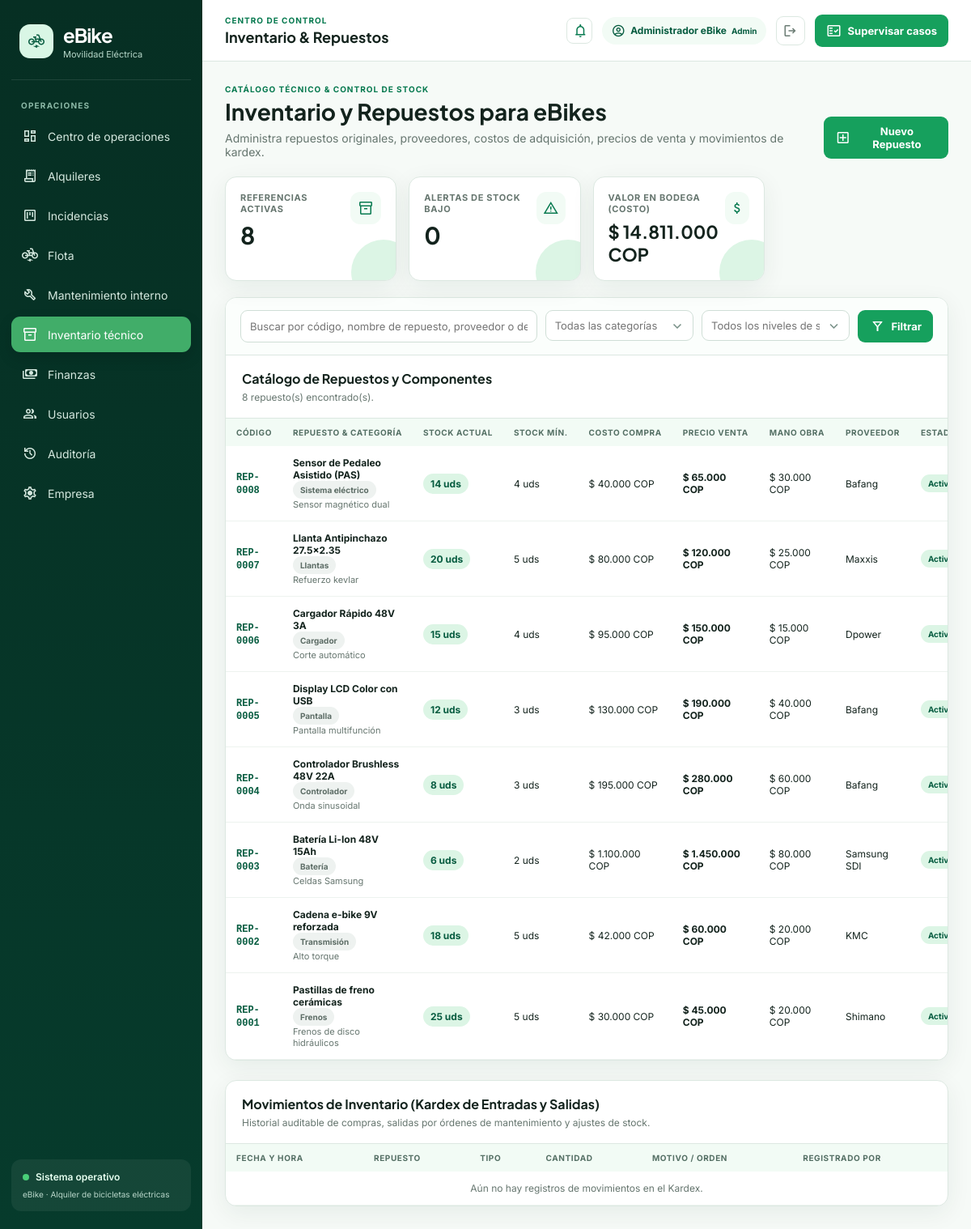
The app's page /inventario.php (signed in) with its own data.
### tables this page shows
CREATE TABLE IF NOT EXISTS inventario_costos_arreglos (
    id_repuesto INT AUTO_INCREMENT PRIMARY KEY,
    codigo_rep VARCHAR(50) NULL,
    nombre_rep VARCHAR(100) NOT NULL,
    descripcion TEXT NULL,
    categoria VARCHAR(80) DEFAULT 'Repuestos Generales',
    cantidad_disponible INT NOT NULL DEFAULT 0,
    stock_minimo INT NOT NULL DEFAULT 5,
    precio_actual DECIMAL(10,2) NOT NULL,
    costo_repuestos DECIMAL(10,2) NOT NULL,
    proveedor VARCHAR(100),
    costo_mano_obra DECIMAL(10,2) NOT NULL DEFAULT 0.00,
    costo_total DECIMAL(10,2) AS (costo_repuestos + costo_mano_obra) STORED,
    activo TINYINT(1) NOT NULL DEFAULT 1,
    creado_en DATETIME DEFAULT CURRENT_TIMESTAMP,
    INDEX idx_repuesto_codigo (codigo_rep),
    INDEX idx_repuesto_categoria (categoria)
);

### config/helpers.php (called while the page is built, shortened)
<?php
function e(mixed $value): string
{
    return htmlspecialchars((string)($value ?? ''), ENT_QUOTES, 'UTF-8');
}
function money(float|int|string|null $value): string
{
    return '$ ' . number_format((float)($value ?? 0), 0, ',', '.') . ' COP';
}
function current_user(): array
{
    return $_SESSION['ebike_user'] ?? [];
}
function is_logged_in(): bool
{
    return !empty($_SESSION['ebike_user']);
}
function is_admin(): bool
{
    return is_logged_in() && (current_user()['rol'] ?? '') === 'admin';
}

### inventario.php (the view, shortened to what this page needs)
<?php
require_once __DIR__ . '/config/helpers.php';
$pdo = db();
$search = trim($_GET['buscar'] ?? '');
$params = [];
$sql = "SELECT * FROM inventario_costos_arreglos";
$sql .= " ORDER BY (cantidad_disponible <= stock_minimo) DESC, id_repuesto DESC";
$stmt = $pdo->prepare($sql);
$stmt->execute($params);
$rows = $stmt->fetchAll();
$totalItems = (int)$pdo->query("SELECT COUNT(*) FROM inventario_costos_arreglos WHERE activo=1")->fetchColumn();
$stockCritico = (int)$pdo->query("SELECT COUNT(*) FROM inventario_costos_arreglos WHERE cantidad_disponible <= stock_minimo AND activo=1")->fetchColumn();
$valorTotalInventario = (float)$pdo->query("SELECT COALESCE(SUM(cantidad_disponible * costo_repuestos), 0) FROM inventario_costos_arreglos WHERE activo=1")->fetchColumn();
$kardex = $pdo->query("
    SELECT k.*, p.nombre_rep, p.codigo_rep, u.nombre AS usuario_nombre
    FROM movimientos_inventario k
    INNER JOIN inventario_costos_arreglos p ON p.id_repuesto = k.id_repuesto
    LEFT JOIN usuarios u ON u.id = k.id_usuario
    ORDER BY k.id_movimiento DESC
    LIMIT 20
")->fetchAll();
include __DIR__ . '/partials/header.php';
?>
<div class="hero">
  <div>
    <span class="eyebrow">CATÁLOGO TÉCNICO & CONTROL DE STOCK</span>
    <h1>Inventario y Repuestos para eBikes</h1>
    <p>Administra repuestos originales, proveedores, costos de adquisición, precios de venta y movimientos de kardex.</p>
  </div>
  <?php if (is_admin()): ?>
    <div class="actions">
      <button class="btn btn-primary" type="button" onclick="openNewPartModal()">
        <span class="material-symbols-outlined">add_box</span>Nuevo Repuesto
      </button>
    </div>
  <?php endif; ?>
</div>
<div class="kpis">
  <div class="card kpi">
    <div class="kpi-top">
      <div>
        <div class="kpi-label">Referencias Activas</div>
        <div class="kpi-value"><?= $totalItems ?></div>
      </div>
      <div class="kpi-icon"><span class="material-symbols-outlined">inventory_2</span></div>
    </div>
  </div>
  <div class="card kpi">
    <div class="kpi-top">
      <div>
        <div class="kpi-label">Alertas de Stock Bajo</div>
        <div class="kpi-value" style="color:<?= $stockCritico > 0 ? 'var(--danger)' : 'inherit' ?>"><?= $stockCritico ?></div>
      </div>
      <div class="kpi-icon"><span class="material-symbols-outlined">warning</span></div>
    </div>
  </div>
  <div class="card kpi">
    <div class="kpi-top">
      <div>
        <div class="kpi-label">Valor en Bodega (Costo)</div>
        <div class="kpi-value" style="font-size:22px"><?= money($valorTotalInventario) ?></div>
      </div>
      <div class="kpi-icon"><span class="material-symbols-outlined">attach_money</span></div>
    </div>
  </div>
</div>
<section class="panel" style="margin-bottom:24px">
  <form class="filters" method="get" style="grid-template-columns:2fr 1fr 1fr auto">
    <input class="input" name="buscar" value="<?= e($search) ?>" placeholder="Buscar por código, nombre de repuesto, proveedor o descripción...">
    <button class="btn btn-primary" type="submit">
      <span class="material-symbols-outlined">filter_alt</span>Filtrar
    </button>
  </form>
  <div class="panel-head">
    <div>
      <h2>Catálogo de Repuestos y Componentes</h2>
      <p><?= count($rows) ?> repuesto(s) encontrado(s).</p>
    </div>
  </div>
  <div class="table-wrap">
    <table class="table">
      <thead>
        <tr>
          <th>Código</th>
          <th>Repuesto & Categoría</th>
          <th>Stock Actual</th>
          <th>Stock Mín.</th>
          <th>Costo Compra</th>
          <th>Precio Venta</th>
          <th>Mano Obra</th>
          <th>Proveedor</th>
          <th>Estado</th>
        </tr>
      </thead>
      <tbody>
      <?php foreach ($rows as $r): ?>
        <?php
          $isLow = ((int)$r['cantidad_disponible'] <= (int)$r['stock_minimo']);
          $isOut = ((int)$r['cantidad_disponible'] <= 0);
        ?>
        <tr style="<?= $isOut ? 'background:#fff8f8' : ($isLow ? 'background:#fffdf6' : '') ?>">
          <td><code style="font-weight:700;color:var(--green-800)"><?= e($r['codigo_rep'] ?: ('REP-'.$r['id_repuesto'])) ?></code></td>
          <td>
            <b><?= e($r['nombre_rep']) ?></b><br>
            <span class="badge badge-neutral" style="font-size:10px"><?= e($r['categoria']) ?></span>
            <?php if (!empty($r['descripcion'])): ?>
              <small class="muted" style="display:block"><?= e(mb_strimwidth($r['descripcion'], 0, 40, '...')) ?></small>
            <?php endif; ?>
          </td>
          <td>
            <span class="badge badge-<?= $isOut ? 'danger' : ($isLow ? 'warning' : 'success') ?>" style="font-size:12px;font-weight:700">
              <?= (int)$r['cantidad_disponible'] ?> uds
            </span>
          </td>
          <td><?= (int)$r['stock_minimo'] ?> uds</td>
          <td><?= money($r['costo_repuestos']) ?></td>
          <td><b><?= money($r['precio_actual']) ?></b></td>
          <td><?= money($r['costo_mano_obra']) ?></td>
          <td><?= e($r['proveedor'] ?: '—') ?></td>
          <td>
            <span class="badge badge-<?= $r['activo'] ? 'success' : 'neutral' ?>">
              <?= $r['activo'] ? 'Activo' : 'Inactivo' ?>
            </span>
          </td>
        </tr>
      <?php endforeach; ?>
      </tbody>
    </table>
  </div>
</section>
<section class="panel">
  <div class="panel-head">
    <div>
      <h2>Movimientos de Inventario (Kardex de Entradas y Salidas)</h2>
      <p>Historial auditable de compras, salidas por órdenes de mantenimiento y ajustes de stock.</p>
    </div>
  </div>
  <div class="table-wrap">
    <table class="table">
      <thead>
        <tr>
          <th>Fecha y Hora</th>
          <th>Repuesto</th>
          <th>Tipo</th>
          <th>Cantidad</th>
          <th>Motivo / Orden</th>
          <th>Registrado Por</th>
        </tr>
      </thead>
      <tbody>
      <?php if (!$kardex): ?>
        <tr><td colspan="6" class="empty">Aún no hay registros de movimientos en el Kardex.</td></tr>
      <?php endif; ?>
      </tbody>
    </table>
  </div>
</section>
<?php include __DIR__ . '/partials/footer.php'; ?>

### assets/css/style.css (style rules this page uses)
:root { --green-900:#073b2a; --green-800:#075c40; --green-700:#087a50; --green:#16a05d; --green-500:#35b96f; --green-100:#dcf5e5; --green-50:#f2fbf5; --ink:#13231d; --muted:#66766f; --line:#dce8e1; --bg:#f6faf7; --white:#fff; --danger:#c73d3d; --danger-bg:#fdeaea; --warning:#9a6a00; --warning-bg:#fff4d2; --info:#126e9b; --info-bg:#e5f5ff; --shadow:0 8px 30px rgba(15,55,40,.07); }
* { box-sizing:border-box }
html { scroll-behavior:smooth }
body { margin:0;background:var(--bg);color:var(--ink);font-family:Inter,Arial,sans-serif }
button,input,select,textarea { font:inherit }
.material-symbols-outlined { font-size:20px;vertical-align:middle }
.eyebrow { display:block;color:var(--green-700);font-size:10px;font-weight:700;letter-spacing:.1em;margin-bottom:3px }
.btn { border:0;border-radius:9px;padding:10px 14px;display:inline-flex;align-items:center;gap:7px;cursor:pointer;font-weight:700;font-size:13px }
.btn-primary { background:var(--green);color:#fff }
.hero { display:flex;justify-content:space-between;align-items:flex-end;gap:20px;margin-bottom:22px }
.hero h1 { font:700 28px "Plus Jakarta Sans";margin:4px 0 7px }
.hero p { margin:0;color:var(--muted);font-size:14px }
.hero .actions { display:flex;gap:8px }
.kpis { display:grid;grid-template-columns:repeat(4,1fr);gap:15px;margin-bottom:20px }
.card { background:var(--white);border:1px solid var(--line);border-radius:14px;box-shadow:var(--shadow) }
.kpi { padding:18px;position:relative;overflow:hidden }
.kpi:after { content:"";position:absolute;width:80px;height:80px;border-radius:50%;right:-25px;bottom:-30px;background:var(--green-100) }
.kpi-top { display:flex;justify-content:space-between;align-items:start }
.kpi-label { font-size:11px;color:var(--muted);font-weight:700;text-transform:uppercase;letter-spacing:.06em }
.kpi-value { font:700 29px "Plus Jakarta Sans";margin-top:7px }
.kpi-icon { width:40px;height:40px;border-radius:12px;background:var(--green-50);color:var(--green-700);display:grid;place-items:center;position:relative;z-index:1 }
.panel { background:#fff;border:1px solid var(--line);border-radius:14px;box-shadow:var(--shadow);overflow:hidden }
.panel-head { padding:18px 20px;border-bottom:1px solid var(--line);display:flex;align-items:center;justify-content:space-between;gap:15px }
.panel-head h2,.panel-head h3 { font:700 16px "Plus Jakarta Sans";margin:0 }
.panel-head p { margin:5px 0 0;color:var(--muted);font-size:12px }
.table-wrap { overflow:auto }
.table { width:100%;border-collapse:collapse;min-width:850px }
.table th { background:var(--green-50);color:#557065;text-align:left;font-size:10px;text-transform:uppercase;letter-spacing:.06em;padding:11px 13px;white-space:nowrap }
.table td { padding:13px;border-bottom:1px solid #edf3ef;font-size:12px;vertical-align:middle }
.muted { color:var(--muted);font-size:11px }
.badge { display:inline-flex;align-items:center;border-radius:999px;padding:5px 9px;font-size:10px;font-weight:700;white-space:nowrap }
.badge-success { background:var(--green-100);color:var(--green-800) }
.badge-neutral { background:#eef2f0;color:#5d6d66 }
.filters { padding:15px 18px;background:#fbfefc;border-bottom:1px solid var(--line);display:grid;grid-template-columns:2fr 1fr 1fr auto;gap:10px }
.input,.select,.textarea { width:100%;border:1px solid #cfded6;border-radius:9px;background:#fff;padding:10px 11px;color:var(--ink);outline:none;font-size:13px }
.empty { padding:45px;text-align:center;color:var(--muted) }

### records on screen
inventario_costos_arreglos: codigo_rep "REP-0008", nombre_rep "Sensor de Pedaleo Asistido (PAS)", categoria "Sistema eléctrico", descripcion "Sensor magnético dual", cantidad_disponible "14", stock_minimo "4", costo_repuestos "$ 40.000 COP", precio_actual "$ 65.000 COP", costo_mano_obra "$ 30.000 COP", proveedor "Bafang", activo "Activo"
inventario_costos_arreglos: codigo_rep "REP-0007", nombre_rep "Llanta Antipinchazo 27.5x2.35", categoria "Llantas", descripcion "Refuerzo kevlar", cantidad_disponible "20", stock_minimo "5", costo_repuestos "$ 80.000 COP", precio_actual "$ 120.000 COP", costo_mano_obra "$ 25.000 COP", proveedor "Maxxis", activo "Activo"
inventario_costos_arreglos: codigo_rep "REP-0006", nombre_rep "Cargador Rápido 48V 3A", categoria "Cargador", descripcion "Corte automático", cantidad_disponible "15", stock_minimo "4", costo_repuestos "$ 95.000 COP", precio_actual "$ 150.000 COP", costo_mano_obra "$ 15.000 COP", proveedor "Dpower", activo "Activo"
inventario_costos_arreglos: codigo_rep "REP-0005", nombre_rep "Display LCD Color con USB", categoria "Pantalla", descripcion "Pantalla multifunción", cantidad_disponible "12", stock_minimo "3", costo_repuestos "$ 130.000 COP", precio_actual "$ 190.000 COP", costo_mano_obra "$ 40.000 COP", proveedor "Bafang", activo "Activo"
inventario_costos_arreglos: codigo_rep "REP-0004", nombre_rep "Controlador Brushless 48V 22A", categoria "Controlador", descripcion "Onda sinusoidal", cantidad_disponible "8", stock_minimo "3", costo_repuestos "$ 195.000 COP", precio_actual "$ 280.000 COP", costo_mano_obra "$ 60.000 COP", proveedor "Bafang", activo "Activo"
inventario_costos_arreglos: codigo_rep "REP-0003", nombre_rep "Batería Li-Ion 48V 15Ah", categoria "Batería", descripcion "Celdas Samsung", cantidad_disponible "6", stock_minimo "2", costo_repuestos "$ 1.100.000 COP", precio_actual "$ 1.450.000 COP", costo_mano_obra "$ 80.000 COP", proveedor "Samsung SDI", activo "Activo"
inventario_costos_arreglos: codigo_rep "REP-0002", nombre_rep "Cadena e-bike 9V reforzada", categoria "Transmisión", descripcion "Alto torque", cantidad_disponible "18", stock_minimo "5", costo_repuestos "$ 42.000 COP", precio_actual "$ 60.000 COP", costo_mano_obra "$ 20.000 COP", proveedor "KMC", activo "Activo"
inventario_costos_arreglos: codigo_rep "REP-0001", nombre_rep "Pastillas de freno cerámicas", categoria "Frenos", descripcion "Frenos de disco hidráulicos", cantidad_disponible "25", stock_minimo "5", costo_repuestos "$ 30.000 COP", precio_actual "$ 45.000 COP", costo_mano_obra "$ 20.000 COP", proveedor "Shimano", activo "Activo"

### other values on screen
$label "Centro de operaciones"
$label "Alquileres"
$label "Incidencias"
$label "Flota"
$label "Mantenimiento interno"
$label "Inventario técnico"
$label "Finanzas"
$label "Usuarios"
$label "Auditoría"
$label "Empresa"
$pageTitle "Inventario & Repuestos"
$user['nombre'] "Administrador eBike"
$user['rol'] "Admin"
$totalItems "8"
$stockCritico "0"
